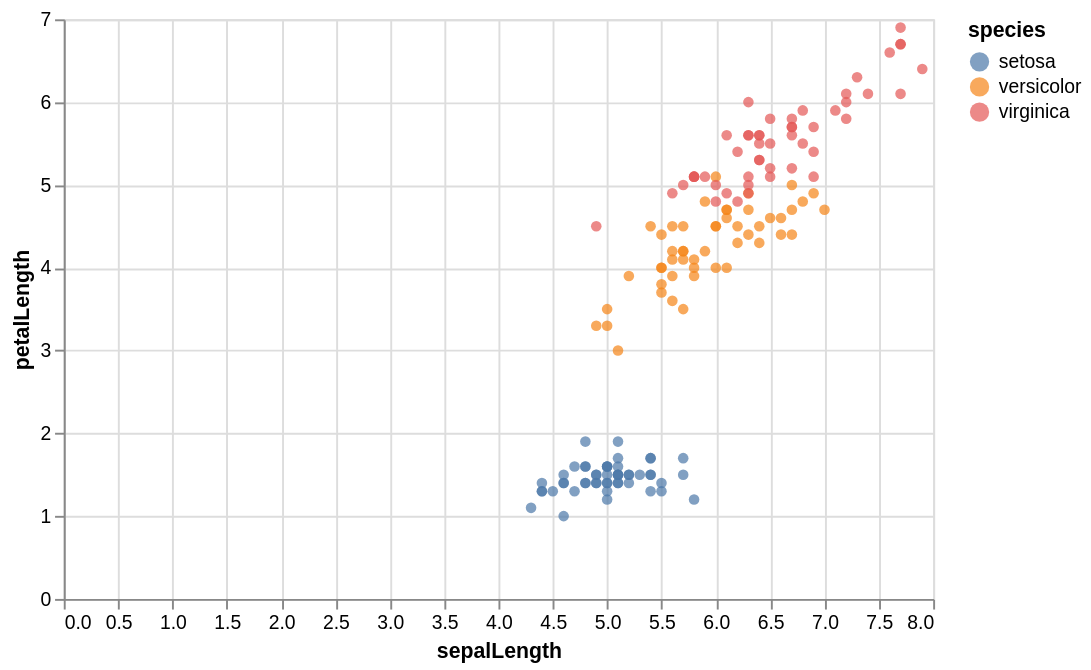

Vega-Lite specification stored for this chart:
### Vega-Lite specification from a JSON file in a GitHub repository (floating-point values rounded to 4 significant figures; data arrays with more than 128 entries replaced by an {"elided": "..."} marker saying what was removed)
{"mark": "circle", "encoding": {"x": {"field": "sepalLength", "type": "quantitative"}, "y": {"field": "petalLength", "type": "quantitative"}, "color": {"field": "species", "type": "nominal"}}, "$schema": "https://vega.github.io/schema/vega-lite/v2.json", "width": 450, "height": 300, "selection": {"grid": {"type": "interval", "bind": "scales"}}, "data": {"values": {"elided": "150 records"}}}
